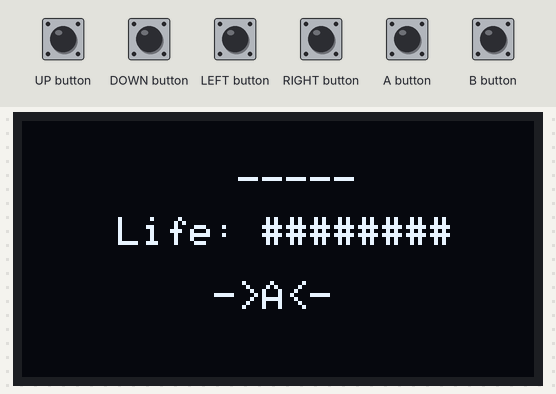
The sketch below on a simulated Arduboy, built with avr-gcc and run on an emulated ATmega32U4. On the bench: 128×64 one-colour display. The inputs (shaded band) are chosen by the test bench. Random numbers use the default seed unless the sketch sets one.

Above: at 1.2 s.
1.3 s: LEFT button pressed for 0.15 s
At 2.2 s:
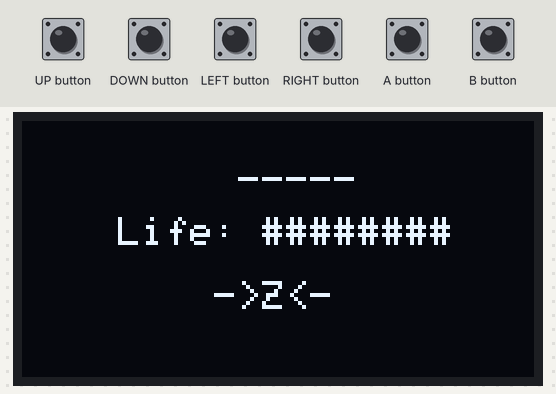
2.9 s: B button pressed for 0.15 s
At 3.6 s:
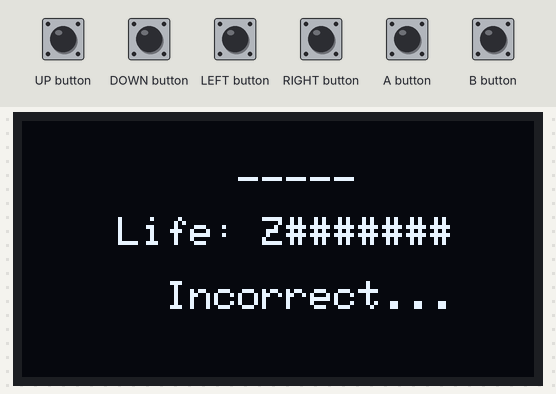
6.0 s: RIGHT button pressed for 0.15 s
At 6.9 s:
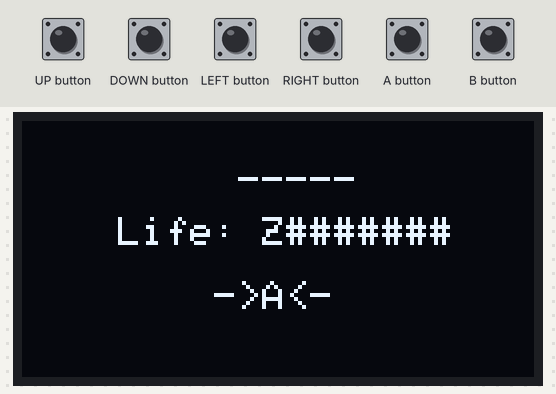
7.6 s: RIGHT button pressed for 1 s
At 8.2 s:
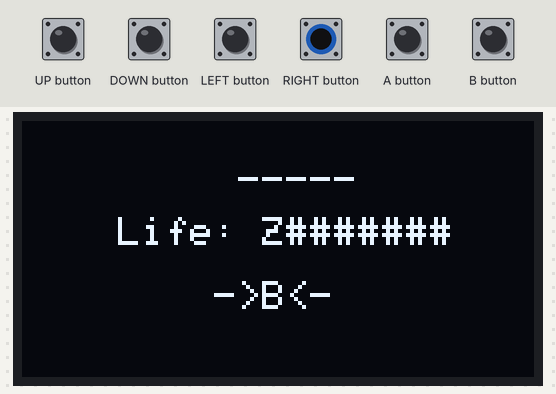
10.1 s: B button pressed for 1 s
At 11.4 s:
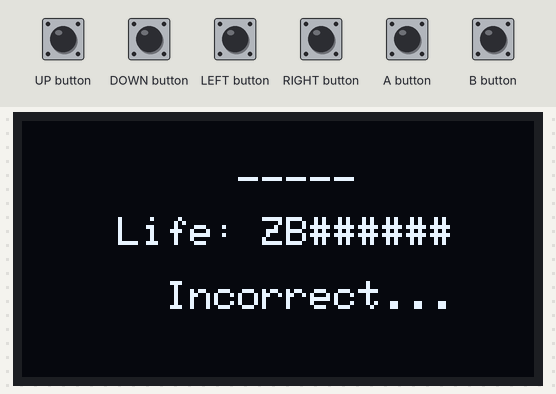
13.6 s: LEFT button pressed for 1 s
At 13.9 s:
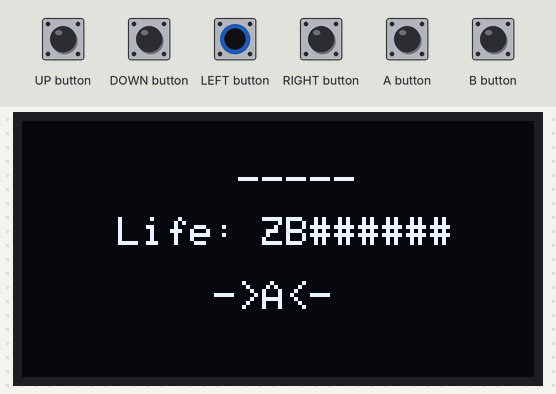
Timing chart, 0 to 16.6 s (numbered marks = the images above; inputs shaded):
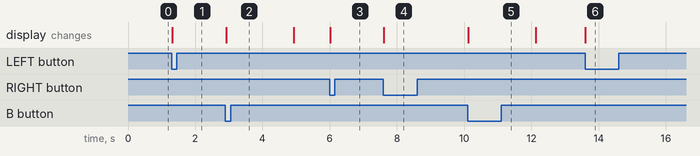

Measured:
- after the input at 1.3 s, the display: changes at once (image 1)
- after the input at 2.9 s, the display: changes at once (image 2)
- after the input at 6.0 s, the display: changes at once (image 3)
- after the input at 7.6 s, the display: changes at once (image 4)
- after the input at 10.1 s, the display: changes at once (image 5)
- after the input at 13.6 s, the display: changes at once (image 6)

The sketch:

arduboy-word-guess.ino
```cpp
#include <Arduboy2.h>
Arduboy2 arduboy;

char *wordList[] = {"ABOUT", "ALMOST", "ANSWER", "AWAKE", "BASIN", "BASKET", "BIRTH", "BLACK", "BLOOD", "BOARD", "BRAKE", "CANVAS", "CAUSE", "CHEAP", "CHIEF", "CLOCK", "COLLAR", "CURVE", "DRINK", "ERROR", "EXPERT", "FATHER", "FINGER", "FIXED", "FLIGHT", "FRIEND", "FRONT", "FRUIT", "HAPPY", "ISLAND", "MONTH", "MOTHER", "NATION", "NERVE", "NORMAL", "NORTH", "NUMBER", "OFFER", "PENCIL", "PLOUGH", "QUITE", "RECORD", "REGRET", "REWARD", "RHYTHM", "RIVER", "ROUGH", "SCALE", "SCHOOL", "SENSE", "SHARP", "SHEEP", "SHELF", "SHORT", "SILVER", "SKIRT", "SNAKE", "SPONGE", "SPRING", "STAGE", "STEEL", "STONE", "SUDDEN", "SYSTEM", "THEORY", "TONGUE", "TOUCH", "VESSEL", "WASTE", "YELLOW"};
#define WORD_LIST_SIZE 70
char currentLetter;
String currentWord;
String life;
String playerWord;

#define GAME_STATE_PLAYING         0
#define GAME_STATE_CORRECT_GUESS   1
#define GAME_STATE_INCORRECT_GUESS 2
#define GAME_STATE_LOSE            3
#define GAME_STATE_WIN             4
#define GAME_STATE_NEW_GAME        5
byte gameState;

#define SCREEN_WIDTH                        25
#define SCREEN_HEIGHT                       8
#define CHARACTER_WIDTH                     6
#define CHARACTER_HEIGHT                    8
#define MID_GAME_MESSAGE_DELAY_MILLISECONDS 2000
#define END_GAME_MESSAGE_DELAY_MILLISECONDS 5000

void setup() {
  arduboy.begin();
  arduboy.clear();
  arduboy.initRandomSeed();

  gameState = GAME_STATE_NEW_GAME;
}

void loop() {
  arduboy.clear();
  arduboy.pollButtons();

  if(gameState == GAME_STATE_NEW_GAME || gameState == GAME_STATE_LOSE || gameState == GAME_STATE_WIN) {
    byte randomWordIndex = random(0, WORD_LIST_SIZE - 1);

    currentWord = String(wordList[randomWordIndex]);
    playerWord = String(wordList[randomWordIndex]);
    life = String("########");

    currentLetter = 'A';

    for(byte i = 0; i < playerWord.length(); i++) {
      playerWord.setCharAt(i, '_');
    }
  }

  gameState = GAME_STATE_PLAYING;

  updateSelectedLetter();
  makeGuess();
  checkWinLoss();

  displayGame();

  arduboy.display();

  if(gameState == GAME_STATE_CORRECT_GUESS || gameState == GAME_STATE_INCORRECT_GUESS) {
    delay(MID_GAME_MESSAGE_DELAY_MILLISECONDS);
  } else if(gameState == GAME_STATE_LOSE || gameState == GAME_STATE_WIN) {
    delay(END_GAME_MESSAGE_DELAY_MILLISECONDS);
  }
}

void updateSelectedLetter() {
  if(arduboy.justPressed(LEFT_BUTTON)) {
    if(currentLetter == 'A') {
      currentLetter = 'Z';
    } else {
      currentLetter--;
    }
  }

  if(arduboy.justPressed(RIGHT_BUTTON)) {
    if(currentLetter == 'Z') {
      currentLetter = 'A';
    } else {
      currentLetter++;
    }
  }
}

void makeGuess() {
  if(arduboy.justPressed(B_BUTTON)) {
    gameState = GAME_STATE_INCORRECT_GUESS;

    for(byte i = 0; i < currentWord.length(); i++) {
      if(currentWord.charAt(i) == currentLetter && playerWord.charAt(i) == '_') {
        playerWord.setCharAt(i, currentWord.charAt(i));
        gameState = GAME_STATE_CORRECT_GUESS;
      }
    }

    if(gameState == GAME_STATE_INCORRECT_GUESS) {
      byte guessChunk = life.indexOf('#');
      life.setCharAt(guessChunk, currentLetter);
    }
  }
}

void checkWinLoss() {
  if(playerWord.indexOf('_') < 0) {
    gameState = GAME_STATE_WIN;
  }

  if(life.indexOf('#') < 0) {
    gameState = GAME_STATE_LOSE;
  }
}

void displayGame() {
  byte wordCenter;
  // Player Word
  wordCenter = floor((SCREEN_WIDTH - playerWord.length()) / 2) - 1;
  arduboy.setCursor(wordCenter * CHARACTER_WIDTH, 1 * CHARACTER_HEIGHT);
  arduboy.print(playerWord);

  // Life
  wordCenter = floor((SCREEN_WIDTH - sizeof("Life: ") - life.length()) / 2) - 1;
  arduboy.setCursor(wordCenter * CHARACTER_WIDTH, 3 * CHARACTER_HEIGHT);
  arduboy.print("Life: ");
  arduboy.print(life);

  // Letter
  if(gameState == GAME_STATE_PLAYING) {
    arduboy.setCursor(8 * CHARACTER_WIDTH, 5 * CHARACTER_HEIGHT);
    arduboy.print("->");
    arduboy.print(currentLetter);
    arduboy.print("<-");
  }

  // Result
  if(gameState == GAME_STATE_CORRECT_GUESS) {
    arduboy.setCursor(8 * CHARACTER_WIDTH, 5 * CHARACTER_HEIGHT);
    arduboy.print("Correct!");
  } else if(gameState == GAME_STATE_INCORRECT_GUESS) {
    arduboy.setCursor(6 * CHARACTER_WIDTH, 5 * CHARACTER_HEIGHT);
    arduboy.print("Incorrect...");
  } else if(gameState == GAME_STATE_WIN) {
    arduboy.setCursor(CHARACTER_WIDTH, 5 * CHARACTER_HEIGHT);
    arduboy.print("Great job! You win!");
  } else if(gameState == GAME_STATE_LOSE) {
    arduboy.setCursor(3 * CHARACTER_WIDTH, 5 * CHARACTER_HEIGHT);
    arduboy.print("Game over. Answer:");
    wordCenter = floor((SCREEN_WIDTH - currentWord.length()) / 2) - 1;
    arduboy.setCursor(wordCenter * CHARACTER_WIDTH, 6 * CHARACTER_HEIGHT);
    arduboy.print(currentWord);
  }

  // DEBUG
  //arduboy.setCursor(0, 0);
  //arduboy.print(currentWord);
}
```
